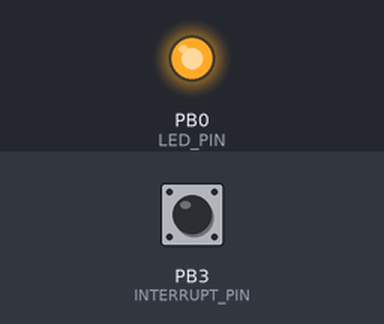
The sketch below on a simulated ATtiny85, built with avr-gcc and run on an emulated ATtiny85. On the bench: output pins drawn as LEDs (lit = HIGH). Inputs (shaded band) come from the test bench; at power-on: PB3 (INTERRUPT_PIN) HIGH.

Above: at 1.2 s.
1.3 s: PB3 (INTERRUPT_PIN) pulled LOW for 0.15 s
At 2.4 s:
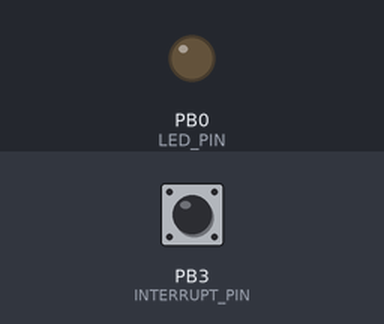
2.9 s: PB3 (INTERRUPT_PIN) pulled LOW for 3.2 s
At 3.6 s:
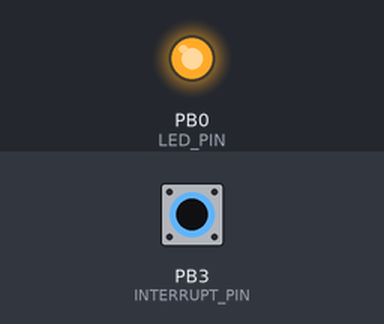
Timing chart, 0 to 7.6 s (numbered marks = the images above; inputs shaded):
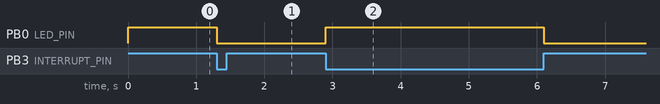

Measured:
- after the input at 1.3 s, PB0 (LED_PIN): HIGH → LOW at once
- after the input at 2.9 s, PB0 (LED_PIN): LOW → HIGH at once, → LOW 3.2 s later

The sketch:

PinChangeInterrupts.ino
```cpp
/*

  ATtiny/PinChangeInterrupts
  How to use pin change interrupts with the ATtiny85

  For info and circuit diagrams see https://github.com/tardate/LittleArduinoProjects/tree/main/playground/ATtiny/PinChangeInterrupts

 */

const int LED_PIN = 0;  // D0: pin 5, PB0
const int INTERRUPT_PIN = 3;  // D3: pin 2, PB3

const int DEBOUNCE_DELAY = 750;

volatile bool interrupt_flag = false;
bool led_level = HIGH;

/*
 * Command: one-time setup
 */
void setup() {
  pinMode(LED_PIN, OUTPUT);
  digitalWrite(LED_PIN, led_level);
  enablePinChangeInterrupt();
}

/*
 * Command: main loop - toggle the LED if interrupt flag is set
 */
void loop() {
  if (interrupt_flag) {
    led_level = !led_level;
    digitalWrite(LED_PIN, led_level);
    delay(DEBOUNCE_DELAY);
    interrupt_flag = false;
  }
}

/*
 * Command: enable pin change interrupts
 */
void enablePinChangeInterrupt() {
  pinMode(INTERRUPT_PIN, INPUT_PULLUP);
  cli();
  PCMSK |= (1 << digitalPinToPCMSKbit(INTERRUPT_PIN)); // Pin Change Enable
  // equivalent to: PCMSK |= (1 <<PCINT3);
  GIMSK |= (1 << digitalPinToPCICRbit(INTERRUPT_PIN)); // PCIE Pin Change Interrupt Enable
  // equivalent to: GIMSK |= (1 << PCIE);
  sei();
}

/*
 * Command: interrupt handler
 */
ISR(PCINT0_vect) {
  interrupt_flag = true;
}
```
